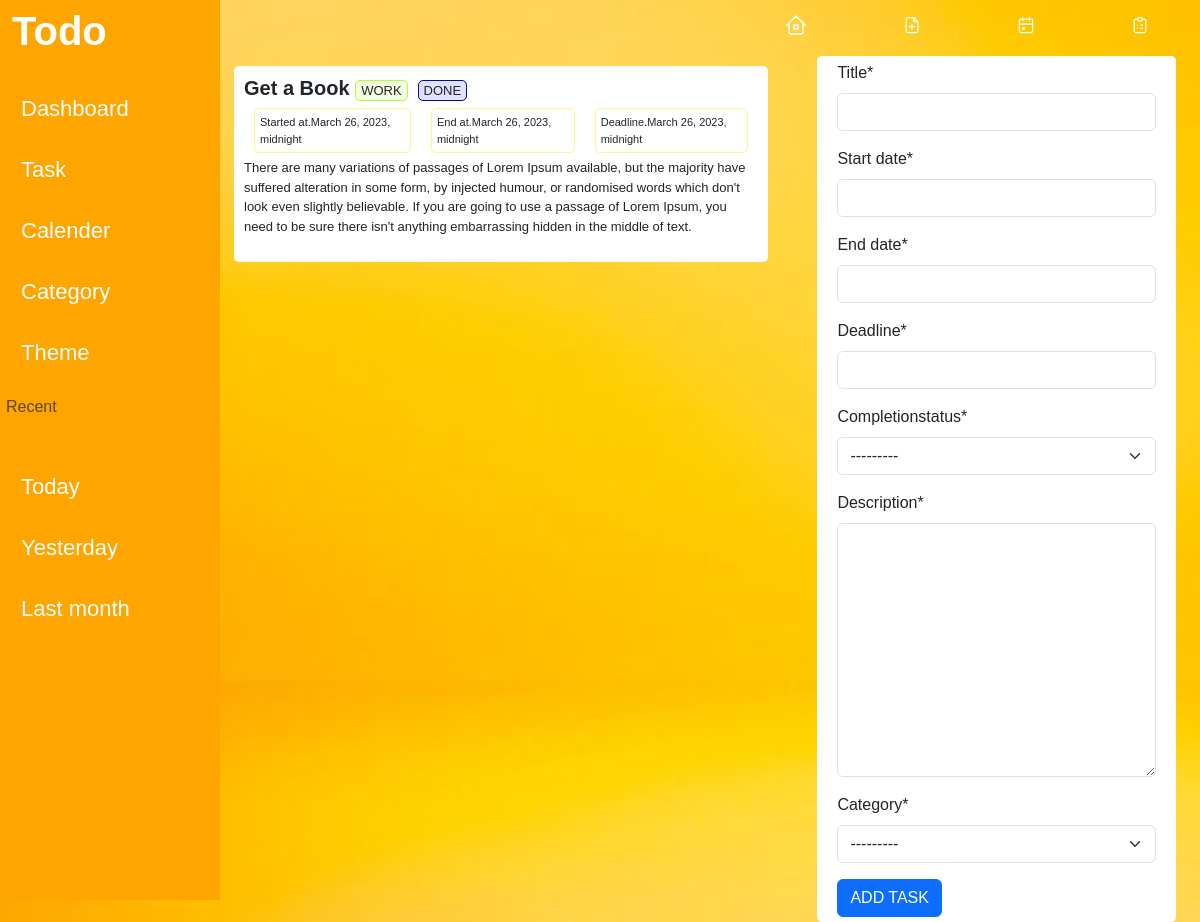
Screenshot of /task/?categoryID=1 with the database file from the repository.
### page_app/models.py (models this page shows)
class Task(models.Model):
    CHOICES = (
    ("ON GOING", "ON GOING"),
    ("DONE", "DONE")
    )
    title = models.CharField(max_length=50)
    start_date =  models.DateTimeField(auto_now_add=False)
    end_date =  models.DateTimeField(auto_now=False)
    deadline = models.DateTimeField(auto_now=False)
    completionstatus = models.CharField(max_length=255,choices=CHOICES)
    description = models.TextField(max_length=400)
    added_by = models.ForeignKey(User,on_delete=models.CASCADE)
    category = models.ForeignKey(Category,on_delete=models.CASCADE)

class Category(models.Model):
    CHOICES = (
    ("ALL", "ALL"),
    ("WORK", "WORK"),
    ("PERSONAL", "PERSONAL"),
    ("WHISLIST", "WHISLIST"),
    ("BIRTHDAY", "BIRTHDAY"),
    ("HABITS", "HABITS"),
    ("LEARNING", "LEARNING")
    )
    name =  models.CharField(max_length=400, choices = CHOICES, default ='ALL')
    def __str__(self):
            return self.name

### page_app/views.py (the view)
# urls.py: path('task/', views.task,name='task'),
def task(request):
    catID = request.GET.get('categoryID')
    if catID:
        tasks = Task.objects.filter(category=catID)
    else:
        tasks = Task.objects.all()
    if request.method == 'POST':
        task_form = TaskForm(request.POST,request.FILES)
        if task_form.is_valid():
            task= Task()
            task.title = task_form.cleaned_data['title']
            task.start_date = task_form.cleaned_data['start_date']
            task.end_date = task_form.cleaned_data['end_date']
            task.deadline =task_form.cleaned_data['deadline']
            task.completionstatus  = task_form.cleaned_data['completionstatus']
            task.description  = task_form.cleaned_data['description']
            task.category  = task_form.cleaned_data['category']
            task.added_by = request.user
            task.save()
    else:
        task_form = TaskForm()
    data ={
        "task_form":task_form,
        "tasks":tasks
    }
    return render(request,'task.html',data)

### page_app/forms.py
class TaskForm(forms.ModelForm):
      start_date = forms.DateTimeField()
      end_date = forms.DateTimeField()
      deadline = forms.DateTimeField()
      class Meta:
            model = Task
            fields =('title','start_date','end_date','deadline','completionstatus','description','category')

### page_app/templates/task.html (shortened to what this page needs)
{% extends 'base.html' %}
{% load static %}
{% load crispy_forms_tags %}
{% block style %}
<link rel="stylesheet" href="{% static 'css/task.css' %}"/>
{% endblock style %}
{% block content %}
<div class='task'>
<div class='task-container'>
{% for task in tasks %}
<div class="task-card">
<div class="istdiv">
<h5><strong>{{task.title}}</strong> <span>{{task.category}}</span><span class="completion">{{task.completionstatus}}</span></h5>
<div class="date-container">
<p class="date">Started at.{{task.start_date}}</P>
<p class="date">End at.{{task.end_date}}</P>
<p class="date">Deadline.{{task.deadline}}</P>
</div>
<p class="secondp">{{task.description}}</P>
</div>
</div>
{% endfor %}
</div>
<form class="task-form" enctype="multipart/form-data" method="post">
    {{ task_form|crispy }}
    <button class="btn btn-primary" type="submit">ADD TASK</button>
  </form>
</div>
{% endblock content %}

### page_app/static/css/style.css (style rules this page uses)
body { font-family: 'Mukta', sans-serif; }
.img-todo { background-image: url('/static/img/yellow.jpg'); background-size: cover; width: 100%; }

### page_app/static/css/task.css (style rules this page uses)
.task { display: flex; justify-content: space-between; }
.task-form { width: 500px; background-color: white; padding: 5px 20px; border-radius: 5px; }
.task-container { width: 90%; }
.task-card { background-color: white; width: 90%; padding: 10px; border-radius: 5px; margin: 10px; }
.date-container { display: flex; justify-content: flex-start; }
.date-container .date { font-size: 11px; border: 1px solid rgb(255, 244, 145); border-radius: 5px; padding: 5px; margin: 0px 10px; }
h5 span { font-size: 13px; border: 1px solid greenyellow; padding: 2px 5px; border-radius: 5px; background-color: rgb(243, 255, 224); }
h5 .completion { border: 1px solid rgb(0, 11, 168); background-color: rgb(224, 226, 255); margin-left: 10px; }
.secondp { font-size: 13px; padding: 5px 0px 0px 0px; }

### rows the page displays
Task: title "Get a Book", category "WORK", completionstatus "DONE", start_date "March 26, 2023, midnight", end_date "March 26, 2023, midnight", deadline "March 26, 2023, midnight", description "There are many variations of passages of Lorem Ipsum available, but the majority have suffered alteration in some form, by injected humour, or randomised words which don't look even slightly believable. If you are going to use a passage of Lorem Ipsum, you need to be sure there isn't anything embarrassing hidden in the middle of text."
